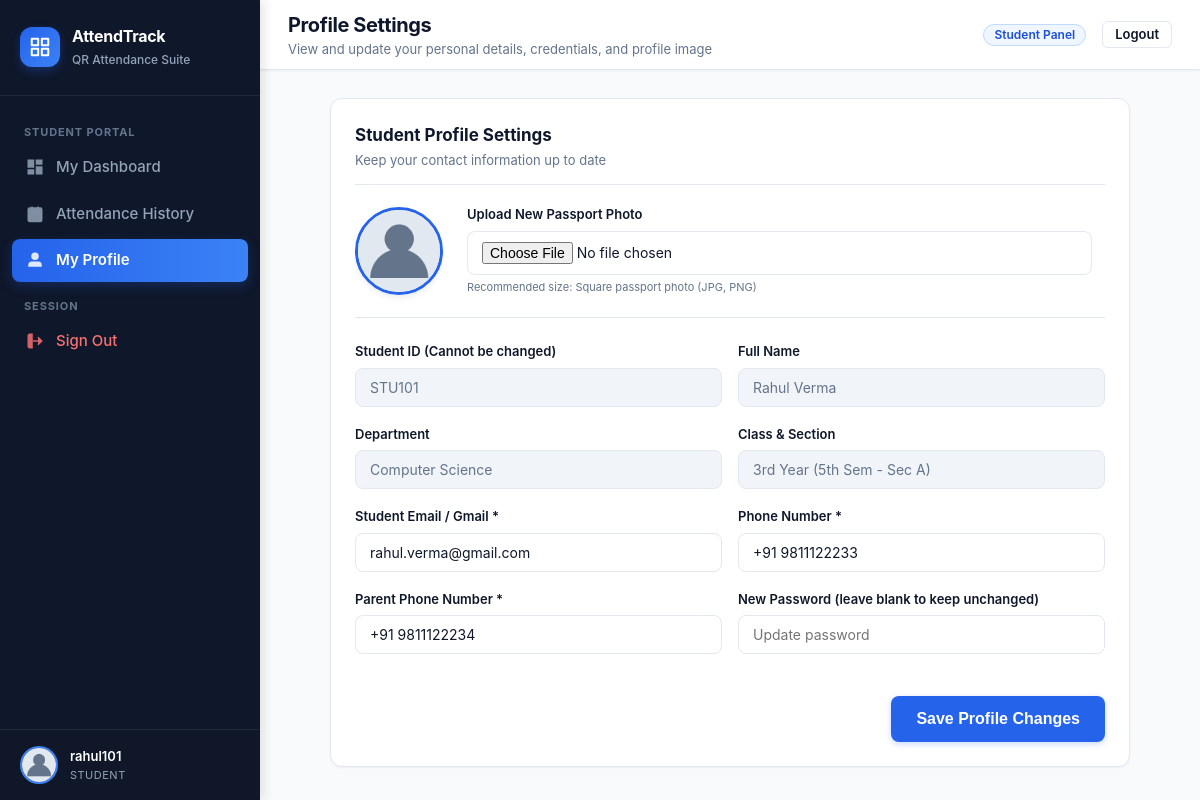
Screenshot of /student/profile (signed in) with the database file from the repository.
### tables this page shows
CREATE TABLE students (
        student_id TEXT PRIMARY KEY,
        name TEXT NOT NULL,
        department TEXT NOT NULL,
        year TEXT NOT NULL,
        semester TEXT NOT NULL,
        section TEXT NOT NULL,
        phone TEXT NOT NULL,
        parent_phone TEXT NOT NULL,
        email TEXT NOT NULL,
        username TEXT UNIQUE NOT NULL,
        password TEXT NOT NULL,
        photo TEXT DEFAULT 'default_avatar.png',
        qr_code TEXT NOT NULL,
        created_at TIMESTAMP DEFAULT CURRENT_TIMESTAMP
    );

### routes/student.py (the view, shortened to what this page needs)
@student_bp.route('/profile', methods=['GET', 'POST'])
@login_required
@role_required('student')
def profile():
    student_id = session['user_id']
    student_info = StudentModel.get_by_id(student_id)
    return render_template('profile.html', user=student_info, user_role='student')

### database.py (called while the page is built)
def get_db():
    conn = sqlite3.connect(DB_PATH)
    conn.row_factory = sqlite3.Row
    conn.execute("PRAGMA foreign_keys = ON;")
    return conn

### models/models.py (called while the page is built)
    @staticmethod
    def get_by_id(student_id):
        conn = get_db()
        cursor = conn.cursor()
        cursor.execute("SELECT * FROM students WHERE student_id = ?", (student_id,))
        row = cursor.fetchone()
        conn.close()
        return dict(row) if row else None

### utils/helpers.py (called while the page is built, shortened)
def login_required(f):
    @wraps(f)
    def decorated_function(*args, **kwargs):
        if 'user_id' not in session or 'role' not in session:
            flash("Please sign in to access this page.", "warning")
            return redirect(url_for('auth.login', role=request.endpoint.split('.')[0] if '.' in request.endpoint else 'student'))
        return f(*args, **kwargs)
    return decorated_function

def role_required(*allowed_roles):
    def decorator(f):
        @wraps(f)
        def decorated_function(*args, **kwargs):
            if 'user_id' not in session or 'role' not in session:
                flash("Please sign in to access this page.", "warning")
                return redirect(url_for('auth.login'))
            return f(*args, **kwargs)
        return decorated_function
    return decorator

### templates/profile.html (shortened to what this page needs)
{% extends "base.html" %}
{% block header_title %}Profile Settings{% endblock %}
{% block header_subtitle %}View and update your personal details, credentials, and profile image{% endblock %}
{% block content %}
<div class="card" style="max-width: 800px; margin: 0 auto;">
  <div class="card-header">
    <div>
      <h3 class="card-title">
        {% if user_role == 'admin' %}
          Principal / Administrator Profile
        {% elif user_role == 'student' %}
          Student Profile Settings
        {% else %}
          Faculty Profile Settings
        {% endif %}
      </h3>
      <p class="card-subtitle">Keep your contact information up to date</p>
    </div>
  </div>
  <form method="POST" enctype="multipart/form-data">
    <div style="display: flex; gap: 24px; align-items: center; margin-bottom: 24px; padding-bottom: 20px; border-bottom: 1px solid var(--border);">
      <img
        src="{{ url_for('static', filename='uploads/' + user.photo) if user.photo and user.photo != 'default_avatar.png' else url_for('static', filename='images/default_avatar.png') }}"
        alt="Avatar"
        class="profile-large-avatar"
        id="profileAvatarPreview"
        onerror="this.src='{{ url_for('static', filename='images/default_avatar.png') }}';"
      >
      <div>
        <label class="form-label">Upload New Passport Photo</label>
        <input type="file" name="photo" class="form-control" accept="image/*" onchange="previewAvatar(event)">
        <small style="color: var(--text-muted); font-size: 11px;">Recommended size: Square passport photo (JPG, PNG)</small>
      </div>
    </div>
    {% if user_role == 'admin' %}
      <div class="form-row">
        <div class="form-group">
          <label class="form-label">Principal / Admin Name *</label>
          <input type="text" name="principal_name" class="form-control" value="{{ user.principal_name }}" required>
        </div>
        <div class="form-group">
          <label class="form-label">College / University Name *</label>
          <input type="text" name="college_name" class="form-control" value="{{ user.college_name }}" required>
        </div>
      </div>
      <div class="form-row">
        <div class="form-group">
          <label class="form-label">Email Address *</label>
          <input type="email" name="email" class="form-control" value="{{ user.email }}" required>
        </div>
        <div class="form-group">
          <label class="form-label">Phone Number *</label>
          <input type="tel" name="phone" class="form-control" value="{{ user.phone }}" required>
        </div>
      </div>
      <div class="form-row">
        <div class="form-group">
          <label class="form-label">Department</label>
          <input type="text" name="department" class="form-control" value="{{ user.department or 'Executive Administration' }}">
        </div>
        <div class="form-group">
          <label class="form-label">New Password (leave blank to keep unchanged)</label>
          <input type="password" name="password" class="form-control" placeholder="Update password">
        </div>
      </div>
    {% elif user_role == 'student' %}
      <div class="form-row">
        <div class="form-group">
          <label class="form-label">Student ID (Cannot be changed)</label>
          <input type="text" class="form-control" value="{{ user.student_id }}" readonly disabled>
        </div>
        <div class="form-group">
          <label class="form-label">Full Name</label>
          <input type="text" class="form-control" value="{{ user.name }}" readonly disabled>
        </div>
      </div>
      <div class="form-row">
        <div class="form-group">
          <label class="form-label">Department</label>
          <input type="text" class="form-control" value="{{ user.department }}" readonly disabled>
        </div>
        <div class="form-group">
          <label class="form-label">Class & Section</label>
          <input type="text" class="form-control" value="{{ user.year }} ({{ user.semester }} - Sec {{ user.section }})" readonly disabled>
        </div>
      </div>
      <div class="form-row">
        <div class="form-group">
          <label class="form-label">Student Email / Gmail *</label>
          <input type="email" name="email" class="form-control" value="{{ user.email }}" required>
        </div>
        <div class="form-group">
          <label class="form-label">Phone Number *</label>
          <input type="tel" name="phone" class="form-control" value="{{ user.phone }}" required>
        </div>
      </div>
      <div class="form-row">
        <div class="form-group">
          <label class="form-label">Parent Phone Number *</label>
          <input type="tel" name="parent_phone" class="form-control" value="{{ user.parent_phone }}" required>
        </div>
        <div class="form-group">
          <label class="form-label">New Password (leave blank to keep unchanged)</label>
          <input type="password" name="password" class="form-control" placeholder="Update password">
        </div>
      </div>
    {% endif %}
    <div style="display: flex; justify-content: flex-end; gap: 12px; margin-top: 24px;">
      <button type="submit" class="btn btn-primary btn-lg">
        Save Profile Changes
      </button>
    </div>
  </form>
</div>
{% endblock %}

### templates/base.html (shortened to what this page needs)
<!DOCTYPE html>
<html lang="en">
<head>
  <link rel="stylesheet" href="{{ url_for('static', filename='css/style.css') }}">
</head>
<body>
  <div class="app-wrapper">
    <aside class="sidebar">
      <div class="sidebar-header">
        <div class="brand-icon">
        </div>
        <div class="brand-text">
          <h2>AttendTrack</h2>
          <span>QR Attendance Suite</span>
        </div>
      </div>
      <nav class="sidebar-nav">
        {% if current_role == 'admin' %}
          <div class="nav-section-title">Administration</div>
          <a href="{{ url_for('admin.dashboard') }}" class="nav-link {% if request.endpoint == 'admin.dashboard' %}active{% endif %}">
            <svg width="18" height="18" viewBox="0 0 24 24" fill="none" stroke="currentColor" stroke-width="2"><rect x="3" y="3" width="7" height="9"></rect><rect x="14" y="3" width="7" height="5"></rect><rect x="14" y="12" width="7" height="9"></rect><rect x="3" y="16" width="7" height="5"></rect></svg>
            Dashboard
          </a>
          <a href="{{ url_for('admin.faculties') }}" class="nav-link {% if request.endpoint == 'admin.faculties' %}active{% endif %}">
            <svg width="18" height="18" viewBox="0 0 24 24" fill="none" stroke="currentColor" stroke-width="2"><path d="M17 21v-2a4 4 0 0 0-4-4H5a4 4 0 0 0-4 4v2"></path><circle cx="9" cy="7" r="4"></circle><path d="M23 21v-2a4 4 0 0 0-3-3.87"></path><path d="M16 3.13a4 4 0 0 1 0 7.75"></path></svg>
            Faculty Management
          </a>
          <a href="{{ url_for('admin.students') }}" class="nav-link {% if request.endpoint == 'admin.students' %}active{% endif %}">
            <svg width="18" height="18" viewBox="0 0 24 24" fill="none" stroke="currentColor" stroke-width="2"><path d="M4 19.5A2.5 2.5 0 0 1 6.5 17H20"></path><path d="M6.5 2H20v20H6.5A2.5 2.5 0 0 1 4 19.5v-15A2.5 2.5 0 0 1 6.5 2z"></path></svg>
            Student Records
          </a>
          <a href="{{ url_for('admin.attendance') }}" class="nav-link {% if request.endpoint == 'admin.attendance' %}active{% endif %}">
            <svg width="18" height="18" viewBox="0 0 24 24" fill="none" stroke="currentColor" stroke-width="2"><rect x="3" y="4" width="18" height="18" rx="2" ry="2"></rect><line x1="16" y1="2" x2="16" y2="6"></line><line x1="8" y1="2" x2="8" y2="6"></line><line x1="3" y1="10" x2="21" y2="10"></line></svg>
            Attendance Logs
          </a>
          <a href="{{ url_for('admin.reports') }}" class="nav-link {% if request.endpoint == 'admin.reports' %}active{% endif %}">
            <svg width="18" height="18" viewBox="0 0 24 24" fill="none" stroke="currentColor" stroke-width="2"><path d="M14 2H6a2 2 0 0 0-2 2v16a2 2 0 0 0 2 2h12a2 2 0 0 0 2-2V8z"></path><polyline points="14 2 14 8 20 8"></polyline><line x1="16" y1="13" x2="8" y2="13"></line><line x1="16" y1="17" x2="8" y2="17"></line><polyline points="10 9 9 9 8 9"></polyline></svg>
            Reports & CSV
          </a>
          <div class="nav-section-title">Settings</div>
          <a href="{{ url_for('admin.profile') }}" class="nav-link {% if request.endpoint == 'admin.profile' %}active{% endif %}">
            <svg width="18" height="18" viewBox="0 0 24 24" fill="none" stroke="currentColor" stroke-width="2"><circle cx="12" cy="7" r="4"></circle><path d="M20 21v-2a4 4 0 0 0-4-4H8a4 4 0 0 0-4 4v2"></path></svg>
            Principal Profile
          </a>
        {% elif current_role == 'student' %}
          <div class="nav-section-title">Student Portal</div>
          <a href="{{ url_for('student.dashboard') }}" class="nav-link {% if request.endpoint == 'student.dashboard' %}active{% endif %}">
            <svg width="18" height="18" viewBox="0 0 24 24" fill="none" stroke="currentColor" stroke-width="2"><rect x="3" y="3" width="7" height="9"></rect><rect x="14" y="3" width="7" height="5"></rect><rect x="14" y="12" width="7" height="9"></rect><rect x="3" y="16" width="7" height="5"></rect></svg>
            My Dashboard
          </a>
          <a href="{{ url_for('student.attendance') }}" class="nav-link {% if request.endpoint == 'student.attendance' %}active{% endif %}">
            <svg width="18" height="18" viewBox="0 0 24 24" fill="none" stroke="currentColor" stroke-width="2"><rect x="3" y="4" width="18" height="18" rx="2" ry="2"></rect><line x1="16" y1="2" x2="16" y2="6"></line><line x1="8" y1="2" x2="8" y2="6"></line><line x1="3" y1="10" x2="21" y2="10"></line></svg>
            Attendance History
          </a>
          <a href="{{ url_for('student.profile') }}" class="nav-link {% if request.endpoint == 'student.profile' %}active{% endif %}">
            <svg width="18" height="18" viewBox="0 0 24 24" fill="none" stroke="currentColor" stroke-width="2"><circle cx="12" cy="7" r="4"></circle><path d="M20 21v-2a4 4 0 0 0-4-4H8a4 4 0 0 0-4 4v2"></path></svg>
            My Profile
          </a>
        {% endif %}
        <div class="nav-section-title">Session</div>
        <a href="{{ url_for('auth.logout') }}" class="nav-link" style="color: #f87171;">
          <svg width="18" height="18" viewBox="0 0 24 24" fill="none" stroke="currentColor" stroke-width="2"><path d="M9 21H5a2 2 0 0 1-2-2V5a2 2 0 0 1 2-2h4"></path><polyline points="16 17 21 12 16 7"></polyline><line x1="21" y1="12" x2="9" y2="12"></line></svg>
          Sign Out
        </a>
      </nav>
      <div class="sidebar-footer">
        <div class="user-mini-badge">
          <img src="{{ url_for('static', filename='images/default_avatar.png') }}" alt="Avatar">
          <div class="user-meta">
            <div class="name">{{ current_user_name }}</div>
            <div class="role">{{ current_role }}</div>
          </div>
        </div>
      </div>
    </aside>
    <div class="main-content">
      <header class="top-navbar">
        <div style="display: flex; align-items: center; gap: 14px;">
          <div class="page-title">
            <h1>{% block header_title %}Dashboard{% endblock %}</h1>
            <p>{% block header_subtitle %}Overview and real-time attendance management{% endblock %}</p>
          </div>
        </div>
        <div class="navbar-actions">
          <span class="badge badge-primary" style="text-transform: capitalize;">
            {{ current_role }} Panel
          </span>
          <a href="{{ url_for('auth.logout') }}" class="btn btn-outline btn-sm">
            Logout
          </a>
        </div>
      </header>
      <main class="content-body">
        {% block content %}{% endblock %}
      </main>
    </div>
  </div>
</body>
</html>

### rows the page displays
students: username "rahul101", photo (placeholder picture), student_id "STU101", name "Rahul Verma", department "Computer Science", year "3rd Year (5th Sem - Sec A)", email "rahul.verma@gmail.com", phone "+91 9811122233", parent_phone "+91 9811122234"

### other values shown
{{ current_role }} "STUDENT"
{{ current_role }} "Student"
